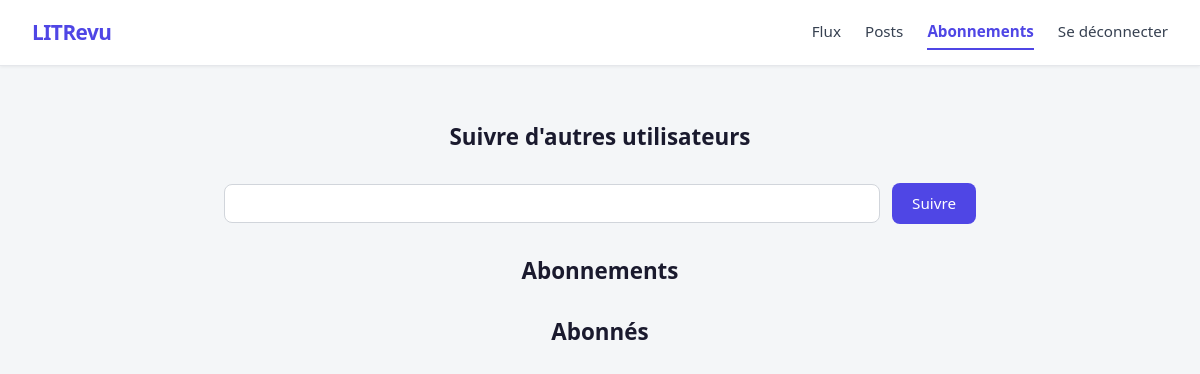
Page /flux/subscriptions/ (signed in) on the earlier database version.
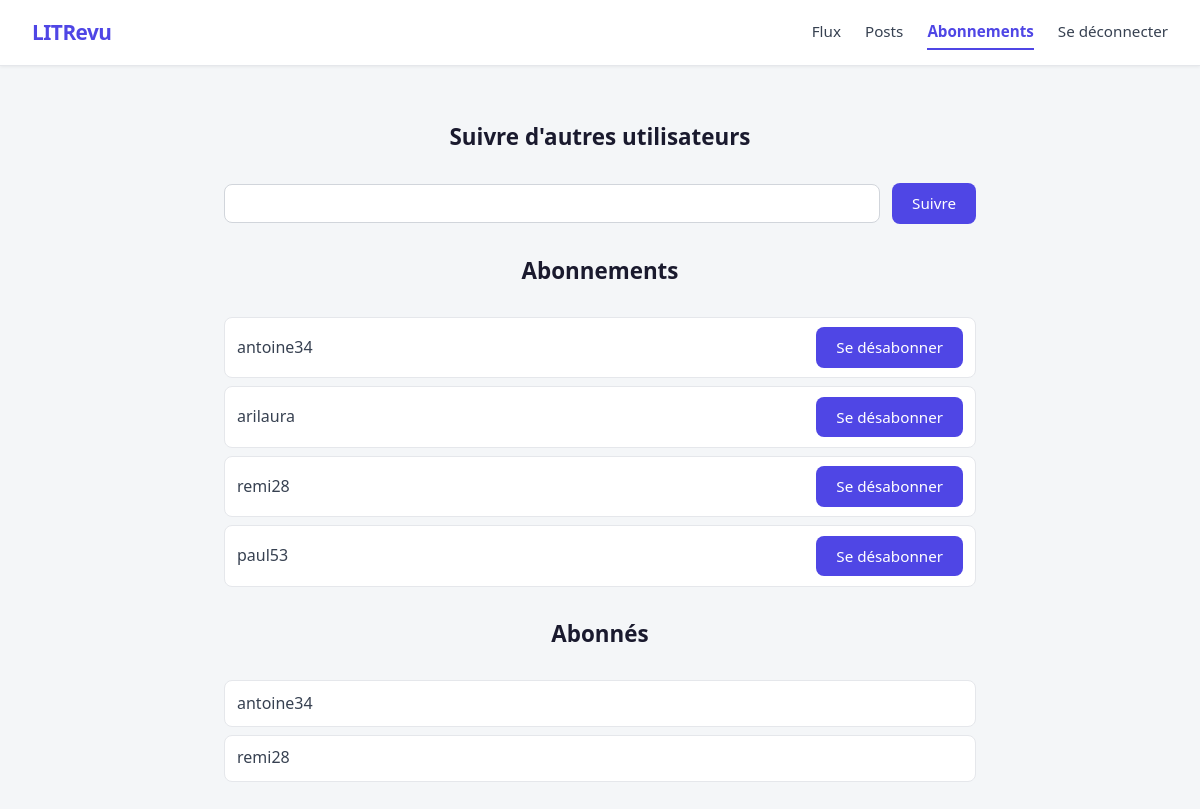
Same page on the later database version.
### authentication/models.py (models this page shows)
class User(AbstractUser):
    pass

### flux/views.py (the view, shortened to what this page needs)
# urls.py: path('subscriptions/', views.SubscriptionsPage.as_view(), name='subscriptions'),
class SubscriptionsPage(LoginRequiredMixin, View):
    template_name = 'flux/subscriptions.html'
    form_class = forms.FollowUsersForm
    def get(self, request):
        form = self.form_class()
        users_followed = auth_models.User.objects.filter(followed_by__user=request.user)
        users_following = auth_models.User.objects.filter(follows__user_followed=request.user)
        context = {
            'form': form,
            'users_followed': users_followed,
            'users_following': users_following,
        }
        return render(request, self.template_name, context=context)

### flux/forms.py
class FollowUsersForm(forms.Form):
    user_to_follow = forms.CharField(label="Nom d'utilisateur", max_length=55)

### flux/templates/flux/subscriptions.html (shortened to what this page needs)
{% extends 'base.html' %}
{% block content %}
    <h2>Suivre d'autres utilisateurs</h2>
    <form method="post">
        <div class="input-row">
            {{ form.user_to_follow }}
            <button type="submit">Suivre</button>
        </div>
    </form>
    <h2>Abonnements</h2>
    <ul>
        {% for user_followed in users_followed %}
            <li class="subscription-item">
                <span>{{ user_followed.username }}</span>
                <form method="post" action="{% url 'flux:unsubscribe' user_followed.id %}">
                    <button type="submit">Se désabonner</button>
                </form>
            </li>
        {% endfor %}
    </ul>
    <h2>Abonnés</h2>
    <ul>
        {% for follower in users_following %}
            <li class="subscription-item">
                <span>{{ follower.username }}</span>
            </li>
        {% endfor %}
    </ul>
{% endblock %}

Differences in the rows shown:
now on this page (row edited): User: username "antoine34"
now on this page (row unchanged): User: username "arilaura", shown under "Abonnements"
now on this page (row edited): User: username "remi28"
added User: username "paul53", shown under "Abonnements"
